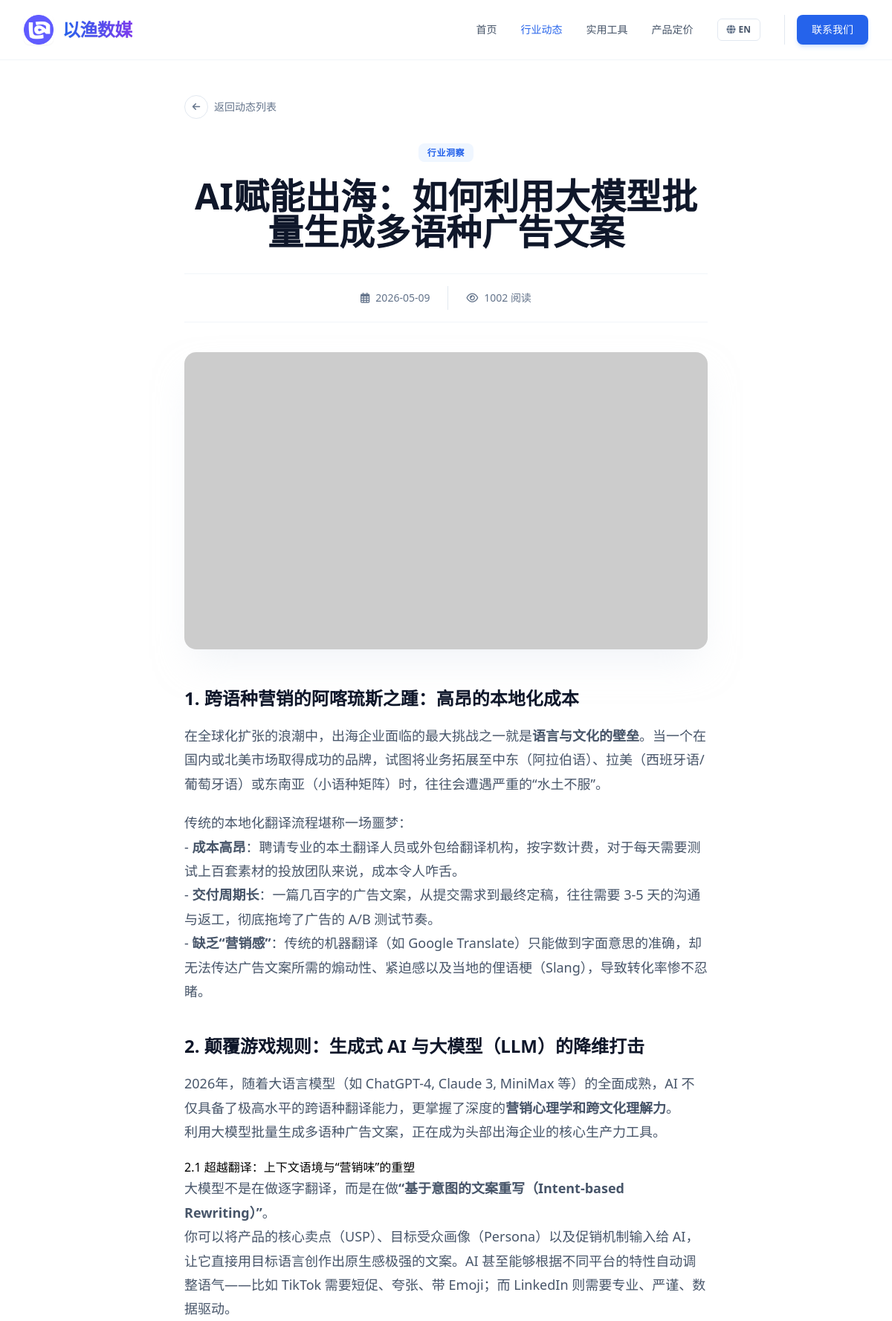
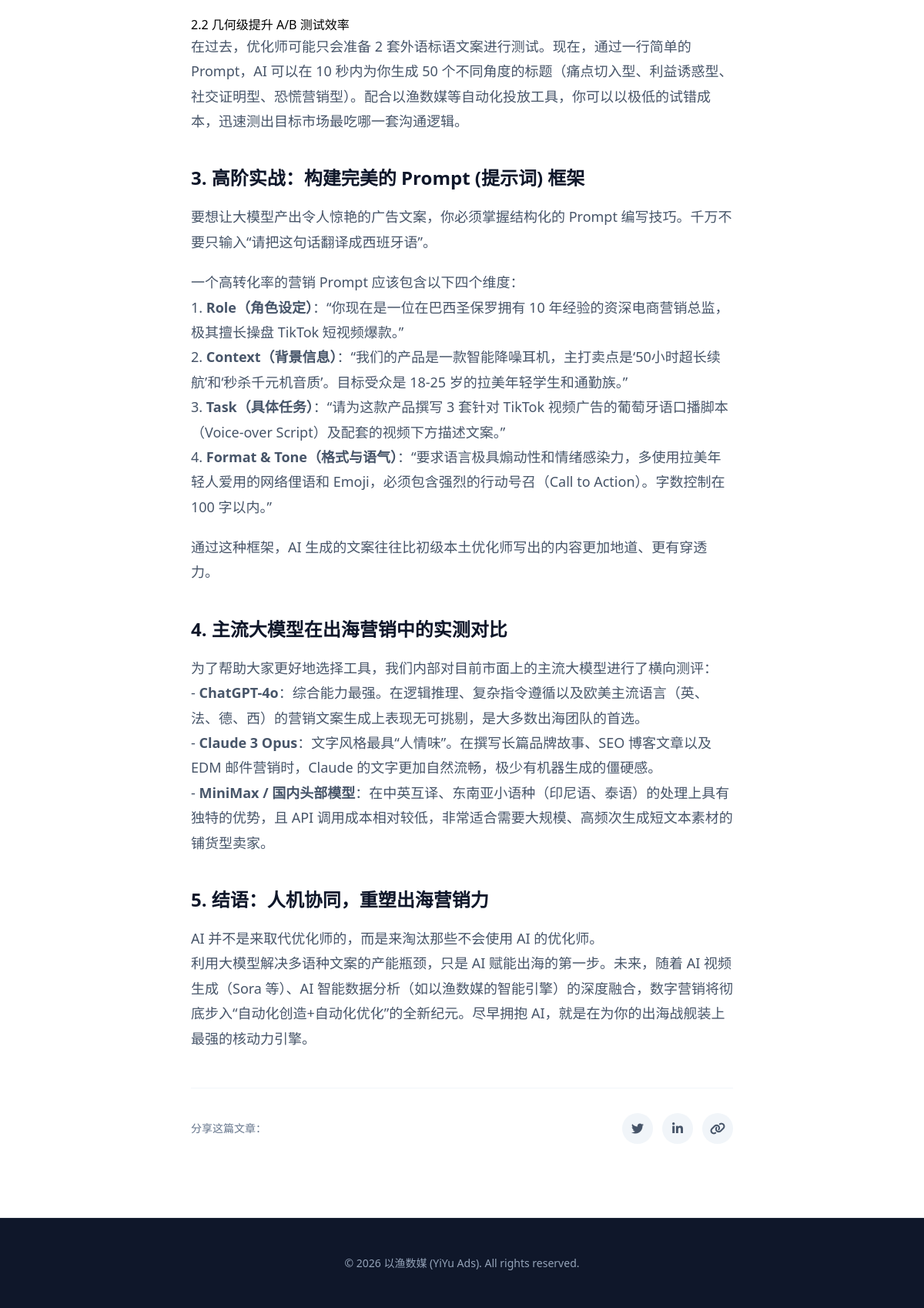
Screenshot of /article/32 with the database file from the repository (2 pictures, top to bottom).
### tables this page shows
CREATE TABLE articles (
            id INTEGER PRIMARY KEY AUTOINCREMENT,
            category_id TEXT NOT NULL,
            title TEXT NOT NULL,
            summary TEXT NOT NULL,
            content TEXT NOT NULL,
            date TEXT NOT NULL,
            views INTEGER DEFAULT 0,
            image TEXT NOT NULL
        , seo_keywords TEXT DEFAULT '', seo_score INTEGER DEFAULT 0, title_en TEXT DEFAULT '', summary_en TEXT DEFAULT '', content_en TEXT DEFAULT '', title_vi TEXT DEFAULT "", summary_vi TEXT DEFAULT "", content_vi TEXT DEFAULT "");

### app.py (the view)
@app.route('/article/<int:article_id>')
def article_detail(article_id):
    db = get_db()
    cur = db.cursor()
    cur.execute('SELECT * FROM articles WHERE id = ?', (article_id,))
    article = cur.fetchone()
    if article is None:
        return "Article not found", 404
    return render_template('article_detail.html', article=dict(article))

### app.py (called while the page is built)
def get_db():
    db = getattr(g, '_database', None)
    if db is None:
        db = g._database = sqlite3.connect(DB_PATH)
        db.row_factory = sqlite3.Row
    return db

@app.teardown_appcontext
def close_connection(exception):
    db = getattr(g, '_database', None)
    if db is not None:
        db.close()

@app.after_request
def add_header(response):
    response.headers["Cache-Control"] = "no-cache, no-store, must-revalidate"
    response.headers["Pragma"] = "no-cache"
    response.headers["Expires"] = "0"
    response.headers['Cache-Control'] = 'public, max-age=0'
    return response

### templates/article_detail.html (shortened to what this page needs)
<!DOCTYPE html>
<html lang="zh-CN" x-data="appData()">
<head>
    <script src="https://cdn.tailwindcss.com"></script>
    <link href="https://cdnjs.cloudflare.com/ajax/libs/font-awesome/6.0.0/css/all.min.css" rel="stylesheet">
</head>
<body class="font-sans antialiased bg-white">
    <nav class="fixed w-full z-50 transition-all duration-300 bg-white/90 backdrop-blur-md border-b border-slate-100">
        <div class="max-w-7xl mx-auto px-4 sm:px-6 lg:px-8">
            <div class="flex justify-between h-20 items-center">
                <a href="/" class="flex-shrink-0 flex items-center gap-3 group">
                    <img src="{{ url_for('static', filename='images/logo.png') }}" alt="Logo" class="w-10 h-10 rounded-lg object-cover shadow-sm group-hover:shadow-md transition-shadow duration-300" onerror="this.src='https://ui-avatars.com/api/?name=YY&background=0D8ABC&color=fff'">
                    <span class="font-extrabold text-2xl tracking-tight bg-clip-text text-transparent bg-gradient-to-r from-blue-600 to-violet-600 drop-shadow-sm">以渔数媒</span>
                </a>
                <div class="hidden md:flex space-x-8 items-center">
                    <a href="/" class="text-sm font-medium text-slate-600 hover:text-blue-600 transition-colors" x-text="t[lang].nav.home">首页</a>
                    <a href="/articles" class="text-sm font-medium text-blue-600 transition-colors" x-text="t[lang].nav.articles">行业动态</a>
                                        <a href="/tools" class="text-sm font-medium text-slate-600 hover:text-blue-600 transition-colors" x-text="t[lang].nav.tools">实用工具</a>
<a href="/pricing" class="text-sm font-medium text-slate-600 hover:text-blue-600 transition-colors" x-text="t[lang].nav.pricing">产品定价</a>
                    <button @click="toggleLang()" class="flex items-center space-x-1 px-3 py-1.5 rounded-md border border-slate-200 hover:border-blue-400 hover:bg-slate-50 transition-all">
                        <i class="fas fa-globe text-slate-500 text-xs"></i>
                        <span class="text-xs font-bold text-slate-600" x-text="lang === 'zh' ? 'EN' : '中'"></span>
                    </button>
                    <div class="flex items-center gap-3 pl-4 border-l border-slate-200">
                        <a href="https://t.me/yiyiyiads" target="_blank" class="px-5 py-2.5 rounded-lg bg-blue-600 text-white text-sm font-medium hover:bg-blue-700 transition-all shadow-md shadow-blue-500/20" x-text="t[lang].nav.contact">联系我们</a>
                    </div>
                </div>
            </div>
        </div>
    </nav>
    <main class="pt-32 pb-24">
        <div class="max-w-3xl mx-auto px-4 sm:px-6 lg:px-8 mb-8">
            <a href="/articles" class="inline-flex items-center gap-2 text-sm font-medium text-slate-500 hover:text-blue-600 transition-colors group">
                <div class="w-8 h-8 rounded-full border border-slate-200 flex items-center justify-center group-hover:border-blue-500 group-hover:bg-blue-50 transition-all">
                    <i class="fas fa-arrow-left text-xs group-hover:-translate-x-0.5 transition-transform"></i>
                </div>
                <span x-text="t[lang].back">返回动态列表</span>
            </a>
        </div>
        <article class="max-w-3xl mx-auto px-4 sm:px-6 lg:px-8">
            <header class="mb-10 text-center">
                <div class="mb-6">
                    <span class="px-3 py-1 bg-blue-50 text-blue-600 text-xs font-bold rounded-lg uppercase tracking-wider">
                        <span x-show="lang === 'zh'">
                            {% if article.category_id == 'news' %}官方公告
                            {% elif article.category_id == 'insight' %}行业洞察
                            {% elif article.category_id == 'guide' %}投放指南
                            {% elif article.category_id == 'update' %}产品更新
                            {% else %}资讯{% endif %}
                        </span>
                    </span>
                </div>
                <h1 class="text-3xl md:text-4xl lg:text-5xl font-extrabold text-slate-900 leading-tight mb-8">
                    <span x-show="lang === 'zh'">{{ article.get('title', '') }}</span>
                </h1>
                <div class="flex items-center justify-center gap-6 text-sm text-slate-500 border-t border-b border-slate-100 py-4">
                    <div class="flex items-center gap-2">
                        <i class="far fa-calendar-alt"></i>
                        <span>{{ article.date }}</span>
                    </div>
                    <div class="flex items-center gap-2">
                        <i class="far fa-eye"></i>
                        <span>{{ article.views }} <span x-text="t[lang].reads">阅读</span></span>
                    </div>
                </div>
            </header>
            <div class="rounded-2xl overflow-hidden mb-12 shadow-2xl shadow-slate-200/50">
                <img src="{{ article.image }}" alt="Featured Image" class="w-full h-[400px] object-cover">
            </div>
            <div class="prose max-w-none" x-show="lang === 'zh'">
                {{ article.get('content', '') | markdown | safe }}
            </div>
            <div class="mt-12 pt-8 border-t border-slate-100 flex items-center justify-between">
                <div class="text-sm font-medium text-slate-500" x-text="t[lang].share">分享这篇文章：</div>
                <div class="flex gap-3">
                    <button class="w-10 h-10 rounded-full bg-slate-100 flex items-center justify-center text-slate-600 hover:bg-[#1DA1F2] hover:text-white transition-colors">
                        <i class="fab fa-twitter"></i>
                    </button>
                    <button class="w-10 h-10 rounded-full bg-slate-100 flex items-center justify-center text-slate-600 hover:bg-[#0077B5] hover:text-white transition-colors">
                        <i class="fab fa-linkedin-in"></i>
                    </button>
                    <button class="w-10 h-10 rounded-full bg-slate-100 flex items-center justify-center text-slate-600 hover:bg-[#00B489] hover:text-white transition-colors">
                        <i class="fas fa-link"></i>
                    </button>
                </div>
            </div>
        </article>
    </main>
    <footer class="bg-slate-900 py-12 border-t border-slate-800">
        <div class="max-w-7xl mx-auto px-4 sm:px-6 lg:px-8 text-center">
            <p class="text-slate-400 text-sm">
                &copy; 2026 以渔数媒 (YiYu Ads). All rights reserved.
            </p>
        </div>
    </footer>
</body>
</html>

### templates/article_detail.html (style rules this page uses)
.prose h2 { color: #0f172a; font-weight: 700; font-size: 1.5rem; margin-top: 2.5rem; margin-bottom: 1rem; }
.prose p { color: #475569; line-height: 1.8; margin-bottom: 1.25rem; font-size: 1.125rem; }

### rows the page displays
articles: get "AI赋能出海：如何利用大模型批量生成多语种广告文案", date "2026-05-09", views "1002", get "1. 跨语种营销的阿喀琉斯之踵：高昂的本地化成本 在全球化扩张的浪潮中，出海企业面临的最大挑战之一就是 语言与文化的壁垒 。当一个在国内或北美市场取得成功的品牌，试图将业务拓展至中东（阿拉伯语）、拉美（西班牙语/葡萄牙语）或东南亚（小语种矩阵）时，往往会遭遇严重的“水土不服”。 传统的本地化翻译流程堪称一场噩梦： - 成本高昂 ：聘请专业的本土翻译人员或外包给翻译机构，按字数计费，对于每天需要测试上百套素材的投放团队来说，成本令人咋舌。 - 交付周期长 ：一篇几百字的广告文案，从提交需求到最终定稿，往往需要 3-5 天的沟通与返工，彻底拖垮了广告的 A/B 测试节奏。 - 缺乏“营销感” ：传统的机器翻译（如 Google Translate）只能做到字面意思的准确，却无法传达广告文案所需的煽动性、紧迫感以及当地的俚语梗（Slang），导致转化率惨不忍睹。 2. 颠覆游戏规则：生成式 AI 与大模型（LLM）的降维打击 2026年，随着大语言模型（如 ChatGPT-4, Claude 3, MiniMax 等）的全面成熟，AI 不仅具备了极高水平的跨语种翻译能力，更掌握了深度的 营销心理学和跨文化理解力 。 利用大模型批量生成多语种广告文案，正在成为头部出海企业的核心生产力工具。 2.1 超越翻译：上下文语境与“营销味”的重塑 大模型不是在做逐字翻译，而是在做 “基于意图的文案重写（Intent-based Rewriting）” 。 你可以将产品的核心卖点（USP）、目标受众画像（Persona）以及促销机制输入给 AI，让它直接用目标语言创作出原生感极强的文案。AI…"
